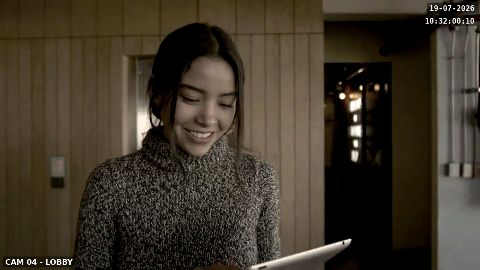
#> input picture backend/test_assets/thumbs/customer-sreyneang.jpg, 480 x 270 px
$ python -i opencv_mock_provider.py   (imports and definitions only)
#> lines starting #> are read from the running program, lines starting #| are printed output that depends on the picture
from __future__ import annotations

from pathlib import Path

import cv2
import numpy as np

from ..config import settings
from .base import EmbeddingResult, FaceResult, normalize_vector


# [176 lines that did not run here, left out]

>>> import cv2
>>> picture = cv2.imread('../../../backend/test_assets/thumbs/customer-sreyneang.jpg', cv2.IMREAD_GRAYSCALE)
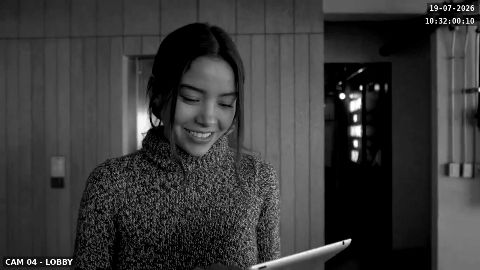
#> picture: shape (270, 480); min 0, max 255, mean 56.4
#> (the run stopped early here; a loop or call above may not have finished)

$ run again, on backend/test_assets/thumbs/office-unknown.jpg
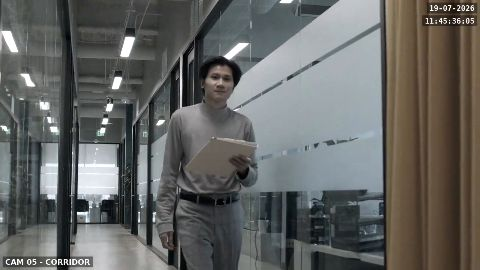
#> input picture backend/test_assets/thumbs/office-unknown.jpg, 480 x 270 px
#> `picture = cv2.imread('../../../backend/test_assets/thumbs/customer-sre..`:
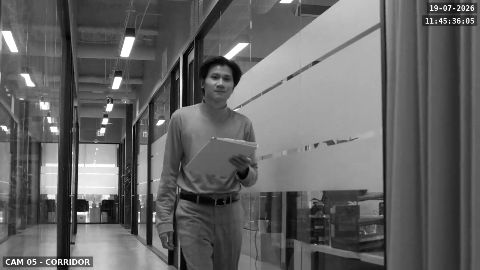
#> picture: shape (270, 480); min 0, max 255, mean 100.2

$ run again, on backend/test_assets/thumbs/staff-bopha.jpg
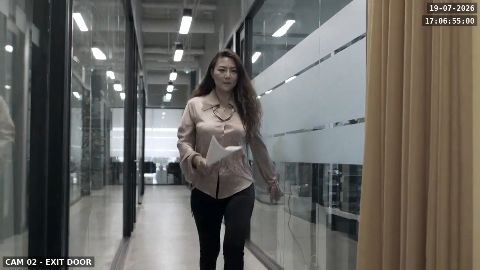
#> input picture backend/test_assets/thumbs/staff-bopha.jpg, 480 x 270 px
#> `picture = cv2.imread('../../../backend/test_assets/thumbs/customer-sre..`:
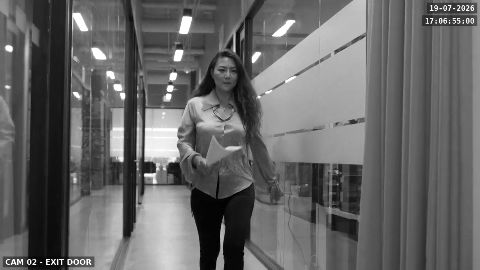
#> picture: shape (270, 480); min 0, max 255, mean 101.5
